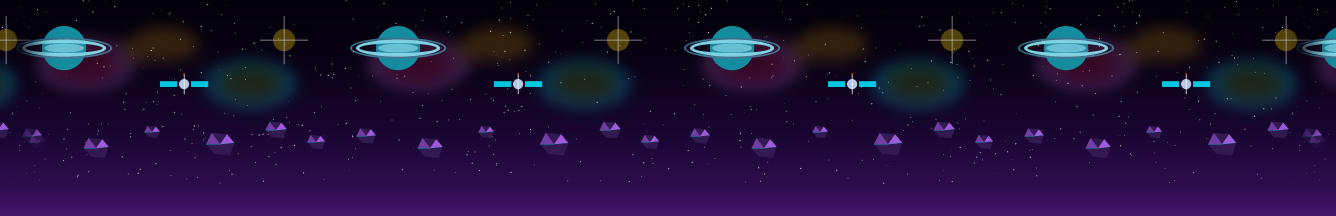
#> input picture assets/images/cosmos_bg.jpg, 6680 x 1080 px, given in place of deep_space_left_1788289614521.jpg, which was not available (shown at 1/5 size)
$ python stitch_space.py
#> lines starting #> are read from the running program, lines starting #| are printed output that depends on the picture; after the words box and inside, x2 and y2 are one past the last pixel; in counts of white or black regions, pixels touching at a corner belong together; pictures that were not available may be replaced by others from this repository, and a replacement may not be noted
import os
import math
import numpy as np
from PIL import Image

def smooth_blend(arr1, arr2, overlap):
    h, w1, _ = arr1.shape
    _, w2, _ = arr2.shape

    left_part = arr1[:, :w1 - overlap, :]

    overlap_left = arr1[:, w1 - overlap:, :].astype(np.float32)
    overlap_right = arr2[:, :overlap, :].astype(np.float32)

    t = np.linspace(0, 1, overlap, endpoint=True)[np.newaxis, :, np.newaxis]
    weights = (0.5 - 0.5 * np.cos(np.pi * t)).astype(np.float32)

    blended_overlap = (overlap_left * (1.0 - weights) + overlap_right * weights).astype(np.uint8)
    right_part = arr2[:, overlap:, :]

    return np.concatenate([left_part, blended_overlap, right_part], axis=1)

def make_truly_seamless(arr, wrap_overlap=240):
    H, W, C = arr.shape
    K = wrap_overlap
    L = arr[:, :K, :].astype(np.float32)
    R = arr[:, W - K:, :].astype(np.float32)

    t = np.linspace(0, 1, K, endpoint=True)[np.newaxis, :, np.newaxis]
    alpha = (0.5 - 0.5 * np.cos(np.pi * t)).astype(np.float32)

    blended = (1.0 - alpha) * R + alpha * L
    middle = arr[:, K : W - K, :].astype(np.float32)

    return np.concatenate([blended, middle], axis=1).astype(np.uint8)

def process_one_earth_space_panorama():
    base_dir = r"C:\Users\gurpr\.gemini\antigravity-ide\brain\077f5367-1aab-439d-9e17-d894ac96da0d"

    # Left: Pure deep space with spiral galaxy & nebulae (No Earth)
    p_left = os.path.join(base_dir, "deep_space_left_1788289614521.jpg")
    # Center: Single magnificent Earth orbit shot
    p_center = os.path.join(base_dir, "flat_orbit_2_1788284533857.jpg")
    # Right: Pure deep space with cosmic dust & stars (No Earth)
    p_right = os.path.join(base_dir, "stylized_cosmos_3_1788261454027.jpg")

    target_height = 768

    def resize_h(img, h):
        w = int(round(img.width * (h / img.height)))
        return img.resize((w, h), Image.Resampling.LANCZOS)

    img_l = resize_h(Image.open(p_left).convert("RGB"), target_height)
#> in resize_h, `w = int(round(img.width * (h / img.height)))`: w = 4750
    img_c = resize_h(Image.open(p_center).convert("RGB"), target_height)
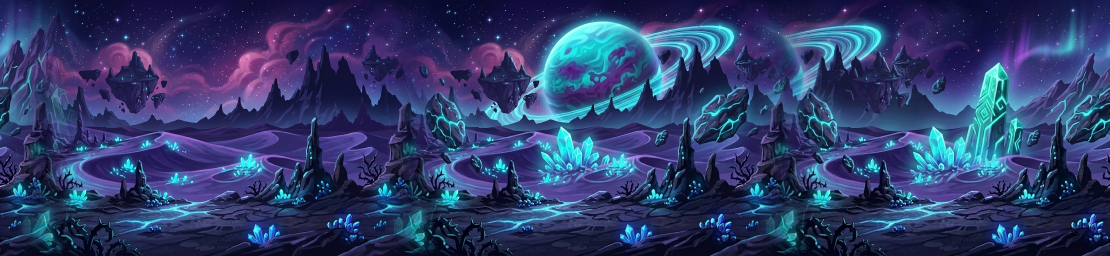
#> input picture assets/images/cosmos_bg_panorama.jpg, 3328 x 768 px, given in place of flat_orbit_2_1788284533857.jpg, which was not available (shown at 1/3 size)
#> in resize_h, returned value is the input picture: PIL image 3328x768 RGB; mean R, G, B 46.9, 61.2, 106.8
    img_r = resize_h(Image.open(p_right).convert("RGB"), target_height)

    arr_l = np.array(img_l).astype(np.float32)
    arr_c = np.array(img_c).astype(np.float32)
    arr_r = np.array(img_r).astype(np.float32)

    H, W, C = arr_c.shape
#> H = 768; W = 3328; C = 3

    # Natural curvature fade on Earth flanks so it curves into cosmic void
    earth_mask = np.ones((H, W, 1), dtype=np.float32)
    fade_w = 380

    t_left = np.linspace(0, 1, fade_w)
    left_alpha = (0.5 - 0.5 * np.cos(np.pi * t_left))[np.newaxis, :, np.newaxis]
    earth_mask[:, :fade_w, :] *= left_alpha
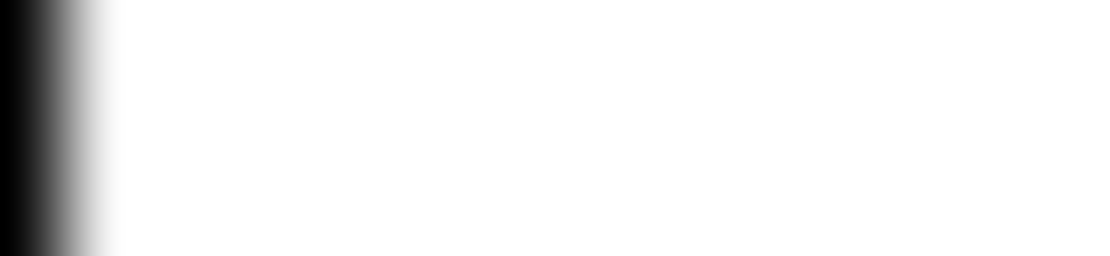
#> earth_mask: shape (768, 3328, 1) float32 (shown at 1/3 size); min 0, max 1, mean 0.943

    t_right = np.linspace(1, 0, fade_w)
    right_alpha = (0.5 - 0.5 * np.cos(np.pi * t_right))[np.newaxis, :, np.newaxis]
    earth_mask[:, W - fade_w:, :] *= right_alpha
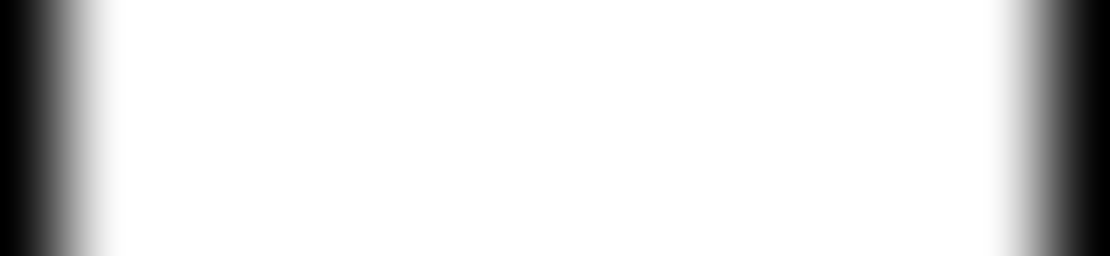
#> earth_mask: shape (768, 3328, 1) float32 (shown at 1/3 size); 11.39% of pixels changed, all inside (x1, y1, x2, y2) = (2949, 0, 3328, 768)

    bg_for_center = np.zeros_like(arr_c)
#> (the run stopped early here; a loop or call above may not have finished)
